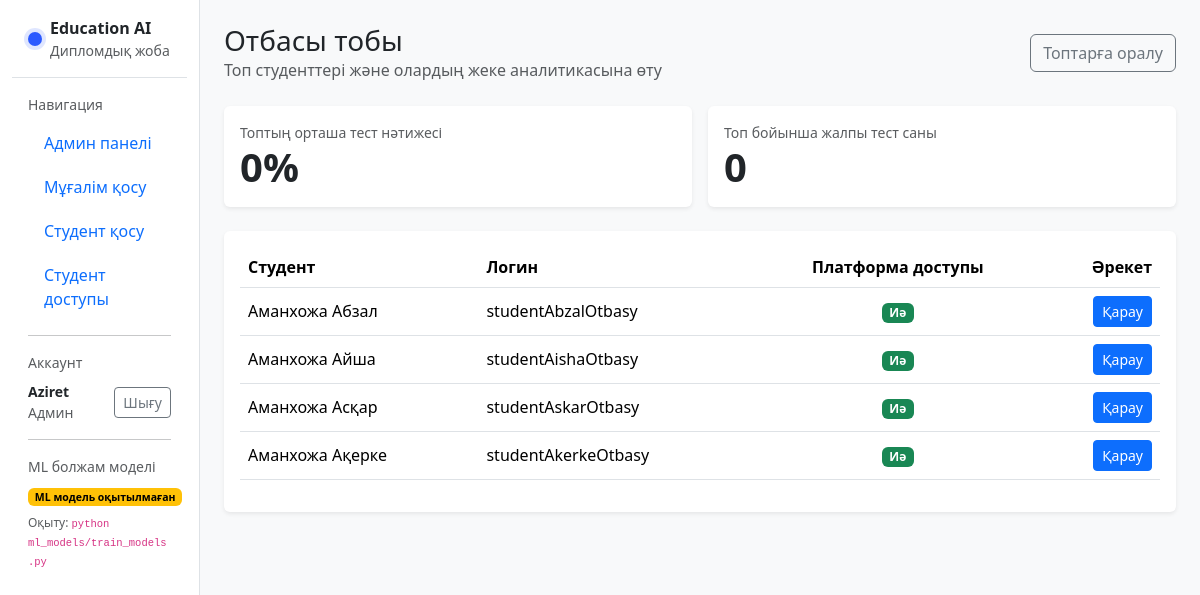
Page /students/group/Отбасы/ (signed in) on the committed database.
### students/models.py (models this page shows, shortened)
class Student(models.Model):
    PERFORMANCE_CHOICES = [
        ("Жоғары", "Жоғары"),
        ("Орташа", "Орташа"),
        ("Төмен", "Төмен"),
    ]
    user = models.OneToOneField(
        settings.AUTH_USER_MODEL,
        on_delete=models.SET_NULL,
        null=True,
        blank=True,
        related_name="student_profile",
    )
    name = models.CharField(max_length=150)
    group = models.CharField(max_length=50, blank=True, default="")
    can_access_platform = models.BooleanField(default=False)
    predicted_performance = models.CharField(
        max_length=20,
        choices=PERFORMANCE_CHOICES,
        blank=True,
        null=True,
    )
    created_at = models.DateTimeField(auto_now_add=True)

### students/views.py (the view)
# urls.py: path("students/group/<str:group_name>/", views.student_group_detail, name="student_group_detail"),
@login_required
@teacher_required
def student_group_detail(request, group_name):
    students = (
        Student.objects.filter(
            group=group_name,
            can_access_platform=True,
            user__isnull=False
        )
        .order_by("name")
    )
    avg_percent = (
        Submission.objects.filter(
            student__group=group_name,
            student__can_access_platform=True,
            student__user__isnull=False,
            submitted_at__isnull=False
        ).aggregate(avg=Avg("percent"))["avg"] or 0
    )
    total_tests = Submission.objects.filter(
        student__group=group_name,
        student__can_access_platform=True,
        student__user__isnull=False,
        submitted_at__isnull=False
    ).count()
    return render(request, "students/student_group_detail.html", {
        "group_name": group_name,
        "students": students,
        "avg_percent": round(avg_percent, 2),
        "total_tests": total_tests,
        "model_ready": model_ready(),
    })

### students/context_processors.py (called while the page is built)
def role_flags(request):
    user = request.user
    if not user.is_authenticated:
        return {
            "is_admin": False,
            "is_teacher": False,
            "is_student": False,
        }
    return {
        "is_admin": is_admin(user),
        "is_teacher": is_teacher(user),
        "is_student": is_student(user),
    }

### students/permissions.py (called while the page is built)
def is_admin(user):
    return user.is_authenticated and user.is_superuser

def is_teacher(user):
    return user.is_authenticated and user.groups.filter(name="Teacher").exists()

def is_student(user):
    return user.is_authenticated and user.groups.filter(name="Student").exists()

def teacher_required(view_func):
    @wraps(view_func)
    def _wrapped(request, *args, **kwargs):
        if not (is_admin(request.user) or is_teacher(request.user)):
            return HttpResponseForbidden("Бұл бөлімге тек мұғалім немесе админ кіре алады.")
        return view_func(request, *args, **kwargs)
    return _wrapped

### students/services_ml.py (called while the page is built)
def model_ready() -> bool:
    return (
        CLASSIFIER_PATH.exists()
        and REGRESSOR_PATH.exists()
        and SCALER_PATH.exists()
        and METRICS_PATH.exists()
    )

### students/templates/students/student_group_detail.html (shortened to what this page needs)
{% extends "students/base.html" %}
{% block content %}
<div class="d-flex align-items-center justify-content-between mb-4">
  <div>
    <h3 class="mb-0">{{ group_name }} тобы</h3>
    <div class="text-muted">Топ студенттері және олардың жеке аналитикасына өту</div>
  </div>
  <a href="{% url 'student_list' %}" class="btn btn-outline-secondary">Топтарға оралу</a>
</div>
<div class="row g-3 mb-4">
  <div class="col-md-6">
    <div class="card border-0 shadow-sm h-100">
      <div class="card-body">
        <div class="text-muted small">Топтың орташа тест нәтижесі</div>
        <div class="display-6 fw-bold">{{ avg_percent }}%</div>
      </div>
    </div>
  </div>
  <div class="col-md-6">
    <div class="card border-0 shadow-sm h-100">
      <div class="card-body">
        <div class="text-muted small">Топ бойынша жалпы тест саны</div>
        <div class="display-6 fw-bold">{{ total_tests }}</div>
      </div>
    </div>
  </div>
</div>
<div class="card border-0 shadow-sm">
  <div class="card-body">
    {% if students %}
      <div class="table-responsive">
        <table class="table align-middle">
          <thead>
            <tr>
              <th>Студент</th>
              <th>Логин</th>
              <th class="text-center">Платформа доступы</th>
              <th class="text-end">Әрекет</th>
            </tr>
          </thead>
          <tbody>
            {% for s in students %}
              <tr>
                <td>{{ s.name }}</td>
                <td>
                  {% if s.user %}
                    {{ s.user.username }}
                  {% else %}
                    —
                  {% endif %}
                </td>
                <td class="text-center">
                  {% if s.can_access_platform %}
                    <span class="badge text-bg-success">Иә</span>
                  {% else %}
                    <span class="badge text-bg-secondary">Жоқ</span>
                  {% endif %}
                </td>
                <td class="text-end">
                  <a href="{% url 'student_detail_dashboard' s.id %}" class="btn btn-sm btn-primary">
                    Қарау
                  </a>
                </td>
              </tr>
            {% endfor %}
          </tbody>
        </table>
      </div>
    {% else %}
      <div class="text-muted">Бұл топта доступ берілген студенттер жоқ.</div>
    {% endif %}
  </div>
</div>
{% endblock %}

### students/templates/students/base.html (shortened to what this page needs)
{% load static %}
<!doctype html>
<html lang="kk">
<head>
  <link href="https://cdn.jsdelivr.net/npm/bootstrap@5.3.3/dist/css/bootstrap.min.css" rel="stylesheet">
  <link rel="stylesheet" href="{% static 'css/app.css' %}">
</head>
<body class="bg-light">
  <div class="container-fluid">
    <div class="row min-vh-100">
      <aside class="col-md-3 col-lg-2 bg-white sidebar border-end">
        <div class="p-3 border-bottom d-flex align-items-center gap-2">
          <div class="logo-dot"></div>
          <div>
            <div class="fw-bold">Education AI</div>
            <div class="text-muted small">Дипломдық жоба</div>
          </div>
        </div>
        <div class="p-3">
          <div class="small text-muted mb-2">Навигация</div>
          <div class="nav nav-pills flex-column gap-1">
            {% if is_admin %}
              <a class="nav-link {% if request.resolver_match.url_name == 'admin_dashboard' %}active{% endif %}"
                 href="{% url 'admin_dashboard' %}">
                Админ панелі
              </a>
              <a class="nav-link {% if request.resolver_match.url_name == 'teacher_create' %}active{% endif %}"
                 href="{% url 'teacher_create' %}">
                Мұғалім қосу
              </a>
              <a class="nav-link {% if request.resolver_match.url_name == 'student_onboard_create' %}active{% endif %}"
                 href="{% url 'student_onboard_create' %}">
                Студент қосу
              </a>
              <a class="nav-link {% if request.resolver_match.url_name == 'student_access_manage' %}active{% endif %}"
                 href="{% url 'student_access_manage' %}">
                Студент доступы
              </a>
            {% endif %}
          </div>
          <hr>
          <div class="small text-muted mb-2">Аккаунт</div>
          <div class="d-flex align-items-center justify-content-between">
            <div class="small">
              <div class="fw-semibold">{{ request.user.username }}</div>
              <div class="text-muted">
                {% if is_admin %}
                  Админ
                {% elif is_teacher %}
                  Мұғалім
                {% elif is_student %}
                  Студент
                {% else %}
                  Пайдаланушы
                {% endif %}
              </div>
            </div>
            <a class="btn btn-sm btn-outline-secondary" href="{% url 'logout' %}">
              Шығу
            </a>
          </div>
          <hr>
          <div class="small text-muted mb-2">ML болжам моделі</div>
          <div class="small">
            {% if model_ready %}
              <span class="badge text-bg-success">ML модель дайын</span>
            {% else %}
              <span class="badge text-bg-warning">ML модель оқытылмаған</span>
              <div class="text-muted mt-2" style="font-size:12px;">
                Оқыту: <code>python ml_models/train_models.py</code>
              </div>
            {% endif %}
          </div>
        </div>
      </aside>
      <main class="col-md-9 col-lg-10 p-4">
        {% block content %}{% endblock %}
      </main>
    </div>
  </div>
</body>
</html>

### static/css/app.css (style rules this page uses)
:root { --brand:#2b59ff; }
.logo-dot { width:14px;height:14px;border-radius:999px;background:var(--brand); box-shadow:0 0 0 4px rgba(43,89,255,.15); }
.sidebar { min-height:100vh; }

### rows in the picture
Student: name "Аманхожа Абзал", user.username "studentAbzalOtbasy", can_access_platform "Иә"
Student: name "Аманхожа Айша", user.username "studentAishaOtbasy", can_access_platform "Иә"
Student: name "Аманхожа Асқар", user.username "studentAskarOtbasy", can_access_platform "Иә"
Student: name "Аманхожа Ақерке", user.username "studentAkerkeOtbasy", can_access_platform "Иә"

### other values in the picture
{{ request.user.username }} "Aziret"
{{ group_name }} "Отбасы"
{{ avg_percent }} "0"
{{ total_tests }} "0"
